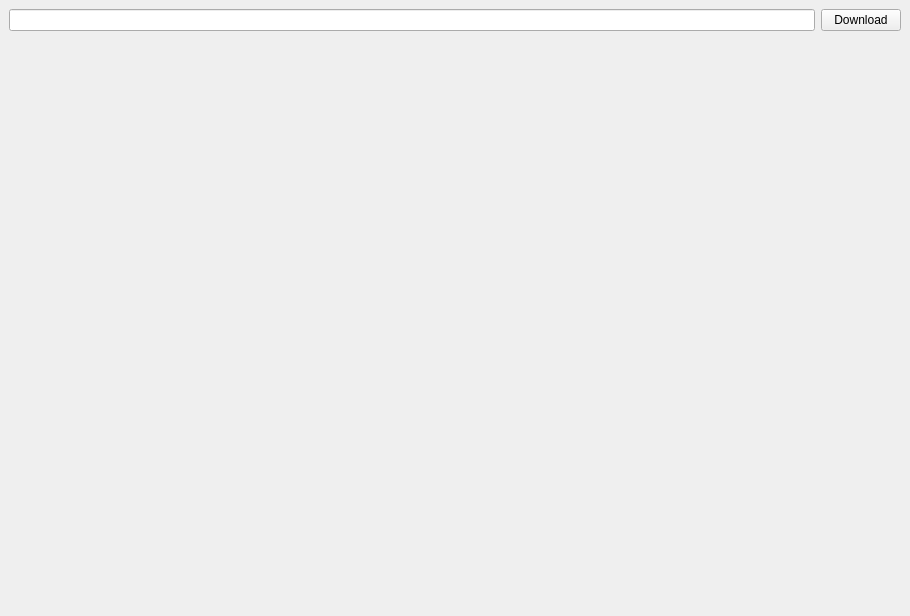
<?xml version="1.0" encoding="UTF-8"?>
<ui version="4.0">
 <class>MainWindow</class>
 <widget class="QMainWindow" name="MainWindow">
  <property name="geometry">
   <rect>
    <x>0</x>
    <y>0</y>
    <width>910</width>
    <height>616</height>
   </rect>
  </property>
  <property name="windowTitle">
   <string>MainWindow</string>
  </property>
  <widget class="QWidget" name="centralwidget">
   <layout class="QGridLayout" name="gridLayout">
    <item row="0" column="0">
     <widget class="QLineEdit" name="lineEdit"/>
    </item>
    <item row="0" column="1">
     <widget class="QPushButton" name="pushButton">
      <property name="text">
       <string>Download</string>
      </property>
     </widget>
    </item>
    <item row="2" column="0" colspan="2">
     <widget class="QWidget" name="widget" native="true"/>
    </item>
   </layout>
  </widget>
 </widget>
 <resources/>
 <connections/>
</ui>
